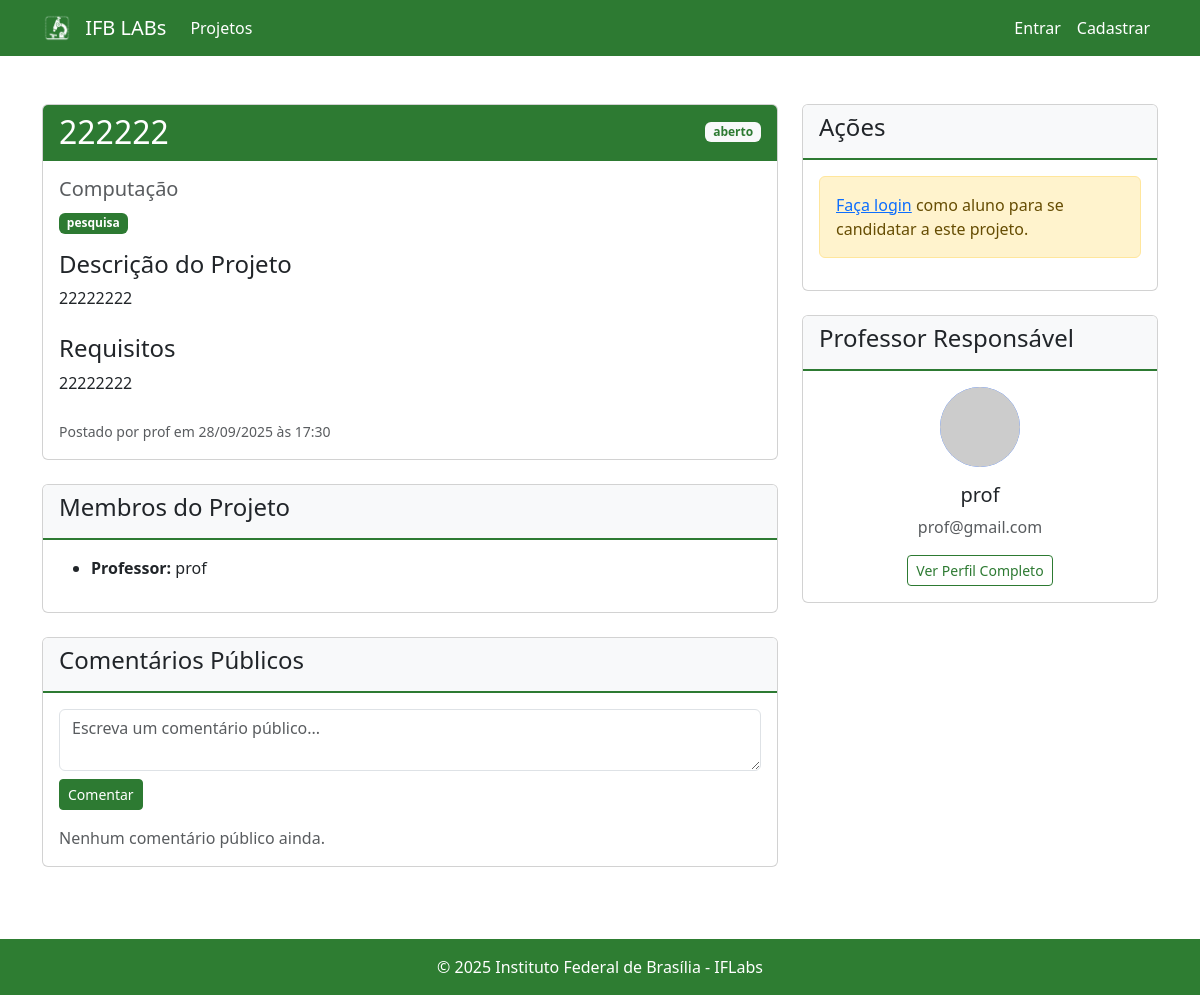
The page /projetos/2 on the database its author committed.
### src/models.py (models this page shows, shortened)
class Projeto(db.Model):
    __tablename__ = 'projeto'
    id = db.Column(db.Integer, primary_key=True)
    titulo = db.Column(db.String(255), nullable=False)
    status = db.Column(db.String(50), nullable=False, default='aberto')
    descricao = db.Column(db.String(2000), nullable=False)
    requisitos = db.Column(db.String(1000), nullable=True)
    tipo_vaga = db.Column(db.String(50), nullable=True)
    area_conhecimento = db.Column(db.String(100), nullable=True)
    user_id = db.Column(db.String(20), db.ForeignKey('professor.matricula'), nullable=False)
    data_criacao = db.Column(db.DateTime, default=db.func.now())
    membros = db.relationship('MembroProjeto', backref='projeto', lazy=True)

class Professor(UserMixin, db.Model):
    __tablename__ = 'professor'
    matricula = db.Column(db.String(20), primary_key=True)
    nome = db.Column(db.String(100), nullable=False)
    email = db.Column(db.String(120), unique=True, nullable=False)
    senha = db.Column(db.String(128), nullable=False)
    sobre = db.Column(db.Text, nullable=True)
    foto_perfil = db.Column(db.String(255), nullable=True)  # Caminho da foto
    aprovado = db.Column(db.Boolean, default=False)  # Novo campo para aprovação
    projetos = db.relationship('Projeto', backref='autor', lazy=True)

### main.py (the view, shortened to what this page needs)
@app.route('/projetos/<int:id>', methods=['GET', 'POST'])
def detalhes_projeto(id):
    projeto = Projeto.query.get_or_404(id)
    if request.method == 'POST':
        if 'texto' in request.form:  # Comentário
            if current_user.is_authenticated:
                pass  # Comentários não implementados
            else:
                flash('Faça login para comentar', 'warning')
    candidatura_atual = None
    if current_user.is_authenticated and current_user.tipo == 'aluno':
        candidatura_atual = MembroProjeto.query.filter_by(
            matricula=current_user.matricula, id_projeto=projeto.id).first()
    membros_projeto = MembroProjeto.query.filter_by(id_projeto=id).all()
    alunos_matriculas = [m.matricula for m in membros_projeto]
    from src.models import Aluno
    alunos = Aluno.query.filter(Aluno.matricula.in_(alunos_matriculas)).all() if alunos_matriculas else []
    alunos_por_matricula = {a.matricula: a for a in alunos}
    mensagens_recebidas = []
    if current_user.is_authenticated:
        from src.models import MensagemProjeto
        mensagens_recebidas = MensagemProjeto.query.filter_by(id_projeto=id, destinatario_matricula=current_user.matricula).order_by(MensagemProjeto.data_envio.desc()).all()
    from src.models import ComentarioProjeto
    comentarios = ComentarioProjeto.query.filter_by(id_projeto=id, resposta_id=None).order_by(ComentarioProjeto.data_envio.desc()).all()
    autores_matriculas = set([c.autor_matricula for c in comentarios])
    for c in comentarios:
        autores_matriculas.update([r.autor_matricula for r in c.respostas])
    from src.models import Aluno, Professor
    nomes_autores = {}
    is_professor_autor = hasattr(current_user, 'tipo') and current_user.tipo == 'professor' and current_user.matricula == projeto.user_id
    is_aluno_membro = False
    if hasattr(current_user, 'tipo') and current_user.tipo == 'aluno':
        membro_atual = MembroProjeto.query.filter_by(id_projeto=id, matricula=current_user.matricula, status='aceito').first()
        is_aluno_membro = membro_atual is not None
    return render_template('projetos/detalhes.html',
                           projeto=projeto,
                           candidatura_atual=candidatura_atual,
                           membros_projeto=membros_projeto,
                           mensagens_recebidas=mensagens_recebidas,
                           alunos=alunos,
                           alunos_por_matricula=alunos_por_matricula,
                           comentarios=comentarios,
                           nomes_autores=nomes_autores,
                           is_professor_autor=is_professor_autor,
                           is_aluno_membro=is_aluno_membro)

### templates/projetos/detalhes.html (shortened to what this page needs)
<!DOCTYPE html>
<html lang="pt-br">
<head>
    <link href="https://cdn.jsdelivr.net/npm/bootstrap@5.3.0/dist/css/bootstrap.min.css" rel="stylesheet">
    <link rel="stylesheet" href="https://cdn.jsdelivr.net/npm/bootstrap-icons@1.10.0/font/bootstrap-icons.css">
</head>
<body class="d-flex flex-column min-vh-100">
    <nav class="navbar navbar-expand-lg navbar-dark" style="background-color: #2E7D32;">
        <div class="container">
            <a class="navbar-brand" href="{{ url_for('index') }}">
                <img src="{{ url_for('static', filename='images/iflab_logo.png') }}" alt="IFB" height="30" class="d-inline-block align-top me-2">
                IFB LABs
            </a>
            <div class="collapse navbar-collapse" id="navbarNav">
                <ul class="navbar-nav me-auto">
                    <li class="nav-item">
                        <a class="nav-link" href="{{ url_for('listar_projetos') }}">Projetos</a>
                    </li>
                </ul>
                <ul class="navbar-nav">
                    {% if current_user.is_authenticated %}
                    <li class="nav-item dropdown">
                        <a class="nav-link dropdown-toggle" href="#" id="navbarDropdown" role="button" data-bs-toggle="dropdown">
                            <i class="bi bi-person-circle"></i> {{ current_user.nome }}
                        </a>
                        <ul class="dropdown-menu dropdown-menu-end">
                            <li><a class="dropdown-item" href="{{ url_for('perfil') }}">Meu Perfil</a></li>
                            <li><hr class="dropdown-divider"></li>
                            <li><a class="dropdown-item" href="{{ url_for('logout') }}">Sair</a></li>
                        </ul>
                    </li>
                    {% else %}
                    <li class="nav-item">
                        <a class="nav-link" href="{{ url_for('login') }}">Entrar</a>
                    </li>
                    <li class="nav-item">
                        <a class="nav-link" href="{{ url_for('register') }}">Cadastrar</a>
                    </li>
                    {% endif %}
                </ul>
            </div>
        </div>
    </nav>
    {% block content %}
    <main class="container my-5 flex-grow-1">
        <div class="row">
            <div class="col-lg-8">
                <div class="card mb-4">
                    <div class="card-header bg-primary text-white">
                        <div class="d-flex justify-content-between align-items-center">
                            <h2 class="mb-0">{{ projeto.titulo }}</h2>
                            <span class="badge bg-light text-primary">{{ projeto.status }}</span>
                        </div>
                    </div>
                    <div class="card-body">
                        <div class="mb-3">
                            <h5 class="text-muted">{{ projeto.area_conhecimento }}</h5>
                            <span class="badge bg-primary">{{ projeto.tipo_vaga }}</span>
                        </div>
                        <h4>Descrição do Projeto</h4>
                        <p class="card-text">{{ projeto.descricao }}</p>
                        <h4 class="mt-4">Requisitos</h4>
                        <p>{{ projeto.requisitos }}</p>
                        <div class="mt-4">
                            <small class="text-muted">Postado por {{ projeto.autor.nome }} em {{ projeto.data_criacao.strftime('%d/%m/%Y às %H:%M') }}</small>
                        </div>
                    </div>
                </div>
                <div class="card mb-4">
                    <div class="card-header bg-light">
                        <h4>Membros do Projeto</h4>
                    </div>
                    <div class="card-body">
                        <ul>
                            <li><strong>Professor:</strong> {{ projeto.autor.nome }}</li>
                        </ul>
                    </div>
                </div>
                <div class="card mb-4">
                    <div class="card-header bg-light">
                        <h4>Comentários Públicos</h4>
                    </div>
                    <div class="card-body">
                        <form method="POST" action="{{ url_for('comentar_projeto', id=projeto.id) }}" class="mb-3">
                            <div class="mb-2">
                                <textarea class="form-control" name="comentario" placeholder="Escreva um comentário público..." required></textarea>
                            </div>
                            <button type="submit" class="btn btn-primary btn-sm">Comentar</button>
                        </form>
                        {% if comentarios %}
                            <ul class="list-group">
                                {% for c in comentarios %}
                                <li class="list-group-item">
                                    <strong>{{ nomes_autores[c.autor_matricula] }}</strong> <small class="text-muted">{{ c.data_envio.strftime('%d/%m/%Y %H:%M') }}</small><br>
                                    {{ c.texto }}
                                    <form method="POST" action="{{ url_for('comentar_projeto', id=projeto.id) }}" class="mt-2">
                                        <input type="hidden" name="resposta_id" value="{{ c.id }}">
                                        <div class="input-group input-group-sm">
                                            <input type="text" class="form-control" name="comentario" placeholder="Responder..." required>
                                            <button type="submit" class="btn btn-outline-primary">Responder</button>
                                        </div>
                                    </form>
                                    {% if c.respostas %}
                                        <ul class="list-group mt-2">
                                            {% for r in c.respostas %}
                                            <li class="list-group-item">
                                                <strong>{{ nomes_autores[r.autor_matricula] }}</strong> <small class="text-muted">{{ r.data_envio.strftime('%d/%m/%Y %H:%M') }}</small><br>
                                                {{ r.texto }}
                                            </li>
                                            {% endfor %}
                                        </ul>
                                    {% endif %}
                                </li>
                                {% endfor %}
                            </ul>
                        {% else %}
                            <span class="text-muted">Nenhum comentário público ainda.</span>
                        {% endif %}
                    </div>
                </div>
            </div>
            <div class="col-lg-4">
                <div class="card mb-4">
                    <div class="card-header bg-light">
                        <h4>Ações</h4>
                    </div>
                    <div class="card-body">
                        {% if current_user.is_authenticated and current_user.tipo == 'aluno' %}
                            {% if candidatura_atual is not none %}
                                {% if candidatura_atual.status == 'pendente' %}
                                    <button type="button" class="btn btn-warning w-100" disabled>Aguardando aprovação</button>
                                    <div class="alert alert-info mt-2">Já candidatado. Aguarde o professor avaliar sua candidatura.</div>
                                {% elif candidatura_atual.status == 'aceito' %}
                                    <div class="alert alert-success">Você foi aceito neste projeto!</div>
                                {% elif candidatura_atual.status == 'recusado' %}
                                    <div class="alert alert-danger">Sua candidatura foi recusada.</div>
                                {% endif %}
                            {% else %}
                            <form method="POST" action="{{ url_for('candidatar_projeto', id=projeto.id) }}">
                                <button type="submit" class="btn btn-primary w-100">Candidatar-se</button>
                            </form>
                            {% endif %}
                        {% else %}
                            <div class="alert alert-warning">
                                <a href="/login">Faça login</a> como aluno para se candidatar a este projeto.
                            </div>
                        {% endif %}
                    </div>
                </div>
                <div class="card">
                    <div class="card-header bg-light">
                        <h4>Professor Responsável</h4>
                    </div>
                    <div class="card-body text-center">
                        <div class="mb-3">
                            <img src="https://ui-avatars.com/api/?name={{ projeto.autor.nome|replace(' ', '+') }}&background=0D6EFD&color=fff&size=100"
                                 alt="Professor" class="rounded-circle">
                        </div>
                        <h5>{{ projeto.autor.nome }}</h5>
                        <p class="text-muted">{{ projeto.autor.email }}</p>
                        <a href="{{ url_for('perfil', matricula=projeto.autor.matricula) }}" class="btn btn-outline-primary btn-sm">
                            Ver Perfil Completo
                        </a>
                    </div>
                </div>
            </div>
        </div>
    </main>
    {% endblock %}
    <footer class="mt-auto py-3" style="background-color: #2E7D32;">
        <div class="container text-center text-white">
            © 2025 Instituto Federal de Brasília - IFLabs
        </div>
    </footer>
</body>
</html>

### templates/projetos/detalhes.html (style rules this page uses)
:root { --bs-primary: #2d7a32 !important; --bs-primary-rgb: 45, 122, 50 !important; --bs-link-color: #2d7a32 !important; --bs-link-hover-color: #215b25 !important; }
.bg-primary, .navbar, .card-header.bg-primary { background-color: #2d7a32 !important; }
.navbar-brand, .navbar-nav .nav-link, .text-white, .btn-primary, .card-header.bg-primary { color: #fff !important; }
.btn-primary { background-color: #2d7a32 !important; border-color: #2d7a32 !important; }
.btn-outline-primary { color: #2d7a32 !important; border-color: #2d7a32 !important; }
.badge.bg-primary, .list-group-item.active { background-color: #2d7a32 !important; color: #fff !important; border-color: #2d7a32 !important; }
img[src*="ui-avatars.com"] { background-color: #2d7a32 !important; }
img[src*="ui-avatars.com"][src*="background=0D6EFD"] { filter: hue-rotate(110deg) saturate(2.5); }
.card-header { border-bottom: 2px solid #2d7a32 !important; }

### rows shown on the page
Projeto: titulo "222222", status "aberto", area_conhecimento "Computação", tipo_vaga "pesquisa", descricao "22222222", requisitos "22222222", data_criacao "28/09/2025 às 17:30"
Professor: autor.nome "prof", autor.email "prof@gmail.com"
